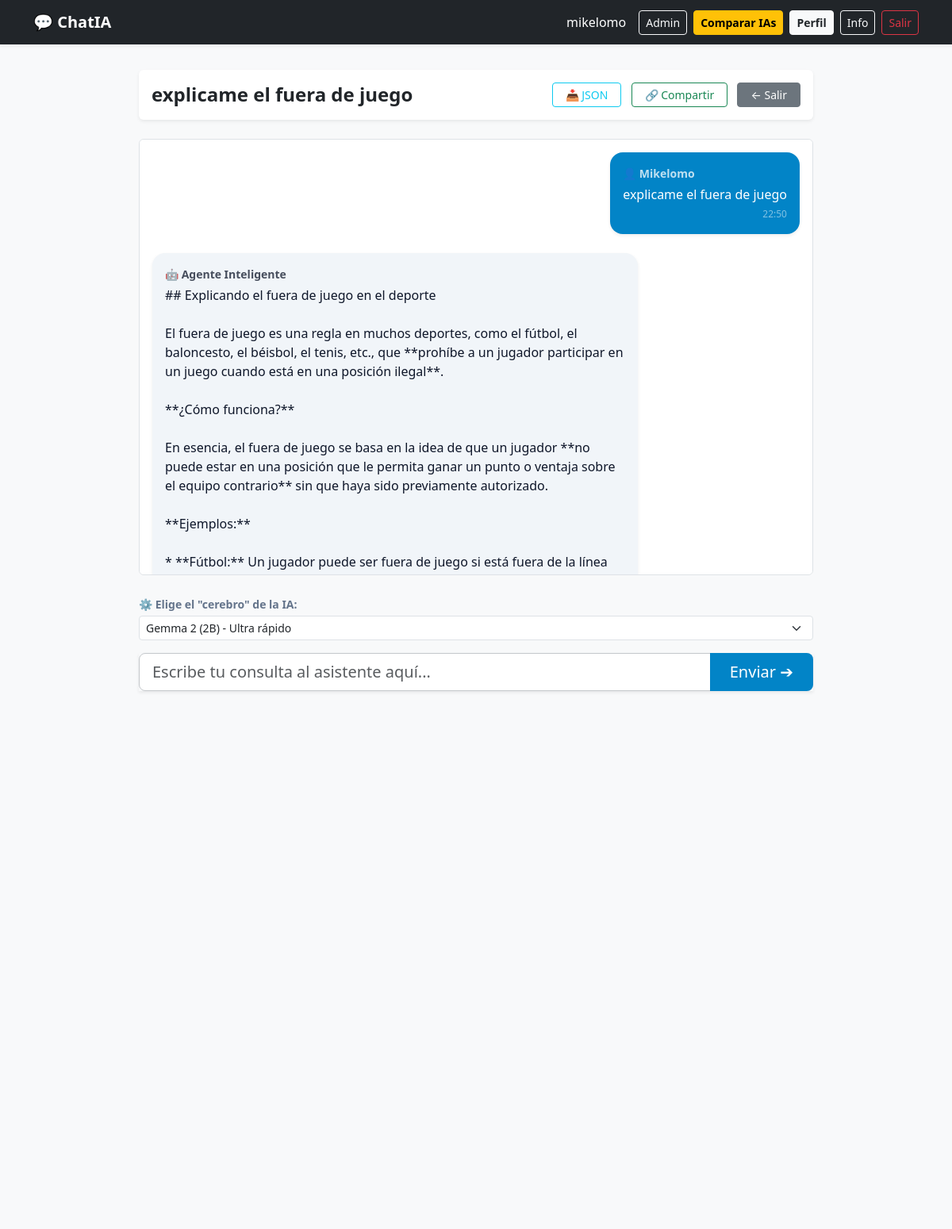
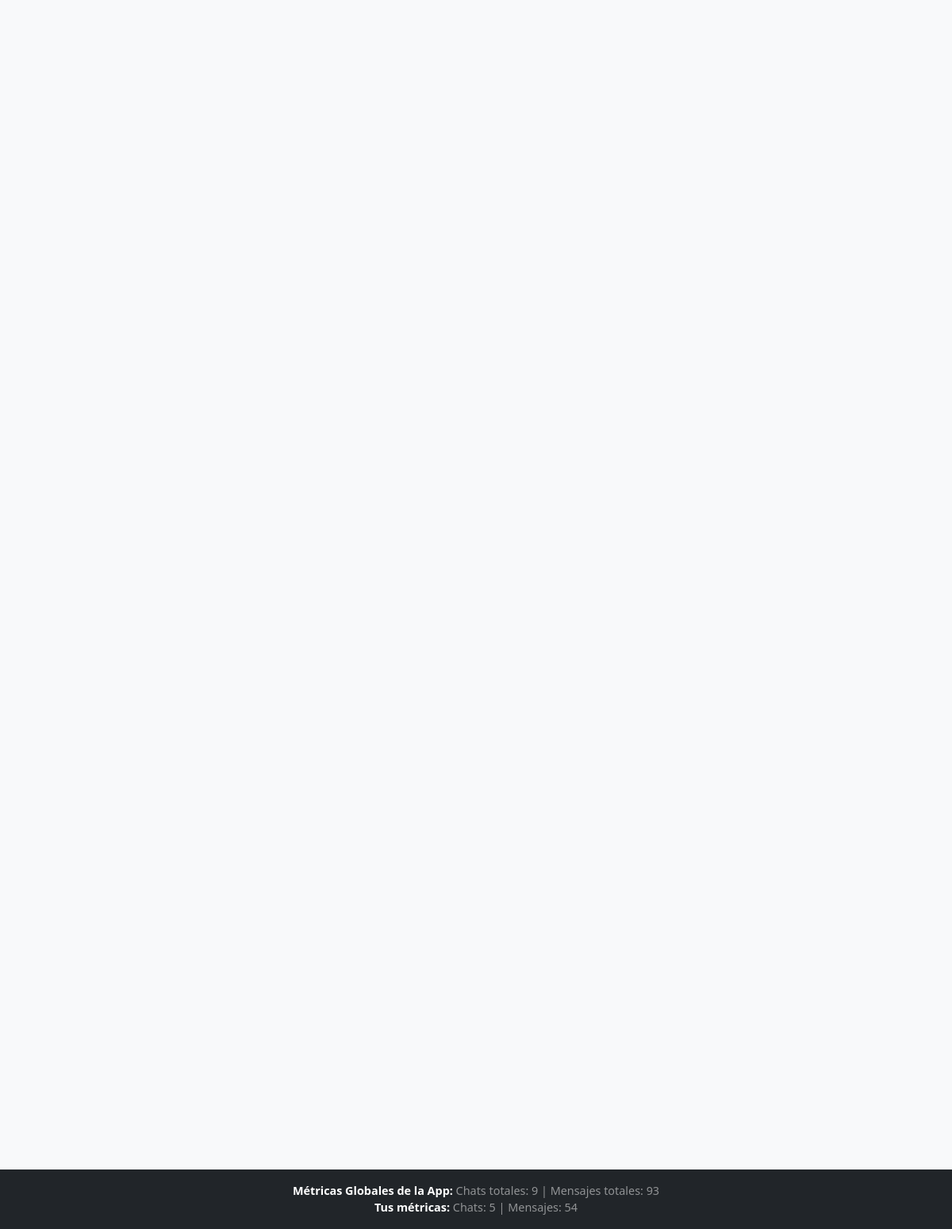
/c/8/ (signed in), run on the app's committed database (2 pictures, top to bottom).
### chat/models.py (models this page shows, shortened)
class Profile(models.Model):
    user = models.OneToOneField(UserAccount, on_delete=models.CASCADE, related_name='profile')
    alias = models.CharField(max_length=60, null=True, blank=True)
    theme = models.CharField(max_length=30, default="rosa")

class Conversation(models.Model):
    user = models.ForeignKey(UserAccount, on_delete=models.CASCADE, related_name='chats')
    title = models.CharField(max_length=255)
    created_at = models.DateTimeField(auto_now_add=True)
    is_pinned = models.BooleanField(default=False)
    is_archived = models.BooleanField(default=False)
    MODEL_CHOICES = [
        ('google/gemma-2-2b-it', 'Gemma 2 (2B) - Ultra rápido'),
        ('meta/llama-3.1-8b-instruct', 'Llama 3.1 (8B) - Equilibrado y estable'),
        ('deepseek-ai/deepseek-v4-flash', 'DeepSeek V4 Flash - Optimizado y rápido'),
        ('deepseek-ai/deepseek-v4-pro', 'DeepSeek V4 Pro - Razonamiento profundo'),
    ]
    ai_model = models.CharField(
        max_length=100,
        choices=MODEL_CHOICES,
        default='google/gemma-2-2b-it'
    )

class Message(models.Model):
    conversation = models.ForeignKey(Conversation, on_delete=models.CASCADE, related_name='messages')
    role = models.CharField(max_length=50)
    content = models.TextField()
    created_at = models.DateTimeField(auto_now_add=True)
    feedback = models.IntegerField(default=0) # 0: sin voto, 1: Like, -1: Dislike

### chat/views.py (the view, shortened to what this page needs)
# urls.py: path('c/<int:conv_id>/', chat_detail_view, name='conversation_detail'),
@login_required
def chat_detail_view(request, conv_id):
    current_chat = get_object_or_404(Conversation, id=conv_id, user=request.user)
    chat_history = current_chat.messages.all().order_by('created_at')
    if request.headers.get('HX-Request'):
        return render(request, 'chat/messages.html', {'messages': chat_history})
    return render(request, 'chat/conversation_detail.html', {
        'conversation': current_chat,
        'messages': chat_history
    })

### chat/context_processors.py (called while the page is built)
def global_metrics(request):
    metrics = {
        'total_convs': Conversation.objects.count(),
        'total_msgs': Message.objects.count(),
        'user_convs': 0,
        'user_msgs': 0,
    }
    if request.user.is_authenticated:
        metrics['user_convs'] = Conversation.objects.filter(user=request.user).count()
        metrics['user_msgs'] = Message.objects.filter(conversation__user=request.user).count()
    return metrics

### chat/templates/chat/conversation_detail.html (shortened to what this page needs)
{% extends 'base.html' %}
{% block content %}
<div class="py-2" style="max-width: 850px; margin: 0 auto;">
    <header class="card p-3 mb-4 shadow-sm border-0 bg-white text-dark d-flex flex-row justify-content-between align-items-center">
        <h1 class="h4 mb-0 fw-bold text-truncate" style="max-width: 60%;">{{ conversation.title }}</h1>
        <div>
            <a href="{% url 'export_conversation_json' conversation.id %}" target="_blank" class="btn btn-outline-info btn-sm px-3 me-2">📥 JSON</a>
            <a href="{% url 'generate_shared_link' conversation.id %}" class="btn btn-outline-success btn-sm px-3 me-2">🔗 Compartir</a>
            <a href="{% url 'home' %}" class="btn btn-secondary btn-sm px-3">← Salir</a>
        </div>
    </header>
    <section id="chat-window" class="p-3 mb-4 rounded border bg-white" style="height: 550px; overflow-y: auto; background-color: {% if request.user.profile.theme == 'oscuro' %}#18181b{% else %}#ffffff{% endif %};">
        <div id="messages">
            {% include 'chat/messages.html' %}
        </div>
    </section>
    <footer class="chat-form-container">
        <form hx-post="" hx-target="#messages" hx-swap="innerHTML" hx-on::after-request="this.querySelector('input[name=content]').value=''" method="POST">
            <div class="mb-3">
                <label for="ia_model" class="form-label small fw-bold mb-1" style="color: {% if request.user.profile.theme == 'oscuro' %}#cbd5e1{% else %}#64748b{% endif %};">
                    ⚙️ Elige el "cerebro" de la IA:
                </label>
                <select name="ia_model" class="form-select form-select-sm">
                    <option value="google/gemma-2-2b-it" {% if conversation.ai_model == 'google/gemma-2-2b-it' %}selected{% endif %}>
                        Gemma 2 (2B) - Ultra rápido
                    </option>
                </select>
            </div>
            <div class="input-group input-group-lg shadow-sm">
                <input type="text" name="content" autocomplete="off" placeholder="Escribe tu consulta al asistente aquí..." class="form-control border-secondary-subtle" required>
                <button type="submit" class="btn text-white px-4" style="background-color: #0284c7;">
                    Enviar ➔
                </button>
            </div>
        </form>
    </footer>
</div>
{% endblock %}

### chat/templates/base.html (shortened to what this page needs)
<!DOCTYPE html>
<html lang="es">
<head>
    {% load static %}
    <link href="https://cdn.jsdelivr.net/npm/bootstrap@5.3.2/dist/css/bootstrap.min.css" rel="stylesheet">
</head>
<body class="d-flex flex-column min-vh-100" style="{% if request.user.is_authenticated and request.user.profile.theme == 'oscuro' %}background-color:#121212;color:#ffffff{% else %}background-color:#f8f9fa;color:#212529{% endif %}">
    <nav class="navbar navbar-expand-lg navbar-dark bg-dark mb-4 shadow-sm">
        <div class="container">
            <a class="navbar-brand fw-bold text-white" href="{% url 'home' %}">💬 ChatIA</a>
            <div class="d-flex align-items-center">
                {% if user.is_authenticated %}
                    <span class="text-white me-3">
                        {% if request.user.profile.alias %}
                            {{ request.user.profile.alias }}
                        {% else %}
                            {{ user.username }}
                        {% endif %}
                    </span>
                    <a href="/admin/" class="btn btn-sm btn-outline-light me-2" target="_blank">Admin</a>
                    <a href="{% url 'compare_models' %}" class="btn btn-sm btn-warning fw-bold me-2"> Comparar IAs</a>
                    <a href="{% url 'profile' %}" class="btn btn-sm btn-light text-dark fw-bold me-2">Perfil</a>
                    <a href="{% url 'help' %}" class="btn btn-sm btn-outline-light me-2">Info</a>
                    <form action="{% url 'logout' %}" method="post" class="d-inline">
                        <button type="submit" class="btn btn-sm btn-outline-danger">Salir</button>
                    </form>
                {% else %}
                    <a href="{% url 'help' %}" class="btn btn-sm btn-outline-light me-2">Info</a>
                    <a href="{% url 'login' %}" class="btn btn-sm btn-light text-dark fw-bold me-2">Iniciar Sesión</a>
                    <a href="{% url 'register' %}" class="btn btn-sm btn-outline-light">Registrarse</a>
                {% endif %}
            </div>
        </div>
    </nav>
    <main class="container flex-grow-1">
        {% block content %}
        {% endblock %}
    </main>
    <footer id="pie-pagina" class="mt-auto py-3 text-center bg-dark text-light" style="font-size: 0.9rem;">
        <div class="container text-white-50">
            <strong class="text-white">Métricas Globales de la App:</strong>
            Chats totales: {{ total_convs|default:"0" }} | Mensajes totales: {{ total_msgs|default:"0" }}
            {% if user.is_authenticated %}
                <br>
                <span>
                    <strong class="text-white">Tus métricas:</strong> Chats: {{ user_convs|default:"0" }} | Mensajes: {{ user_msgs|default:"0" }}
                </span>
            {% endif %}
        </div>
    </footer>
</body>
</html>

### chat/templates/chat/messages.html (shortened to what this page needs)
{% for message in messages %}
    <div class="d-flex mb-4 {% if message.role == 'user' %}justify-content-end{% else %}justify-content-start{% endif %}">
        <article class="card shadow-sm border-0"
                 style="max-width: 75%; border-radius: 16px;
                        {% if message.role == 'user' %}
                            background-color: #0284c7; color: #ffffff;
                        {% else %}
                            background-color: {% if request.user.profile.theme == 'oscuro' %}#27272a{% else %}#f1f5f9{% endif %};
                            color: {% if request.user.profile.theme == 'oscuro' %}#f1f5f9{% else %}#0f172a{% endif %};
                        {% endif %}">
            <div class="card-body p-3">
                <header class="d-flex align-items-center gap-2 mb-1 small opacity-75 fw-bold">
                    {% if message.role == 'user' %}
                        <span>👤 {% if request.user.profile.alias %}{{ request.user.profile.alias|title }}{% else %}{{ request.user.username|title }}{% endif %}</span>
                    {% else %}
                        <span>🤖 Agente Inteligente</span>
                    {% endif %}
                </header>
                <p class="mb-1 style-content text-break" style="white-space: pre-wrap;">{{ message.content }}</p>
                <footer class="text-end small opacity-50" style="font-size: 0.75rem;">
                    {{ message.created_at|date:"H:i" }}
                </footer>
            </div>
        </article>
    </div>
{% empty %}
    <div class="text-center py-5 opacity-50">
        <p class="mb-0 fs-5">La sala de conversación está vacía. Envía un mensaje para comenzar.</p>
    </div>
{% endfor %}

### data on the page
Conversation: title "explicame el fuera de juego", ia_model "Gemma 2 (2B) - Ultra rápido"
Message: content "explicame el fuera de juego", created_at "22:50"
Message: role "🤖 Agente Inteligente", content "## Explicando el fuera de juego en el deporte El fuera de juego es una regla en muchos deportes, como el fútbol, el baloncesto, el béisbol, el tenis, etc., que **prohíbe a un jugador participar en un juego cuando está en una posición ilegal**. **¿Cómo funciona?** En esencia, el fuera de juego se basa en la idea de que un jugador **no puede estar en una posición que le permita ganar un punto o ventaja sobre el equipo contrario** sin que haya sido previamente autorizado. **Ejemplos:** * **Fútbol:** Un jugador puede ser fuera de juego si está fuera de la línea…"

### other printed values
{{ request.user.profile.alias }} "mikelomo"
{{ request.user.profile.alias|title }} "Mikelomo"
{{ total_convs|default:"0" }} "9"
{{ total_msgs|default:"0" }} "93"
{{ user_convs|default:"0" }} "5"
{{ user_msgs|default:"0" }} "54"
